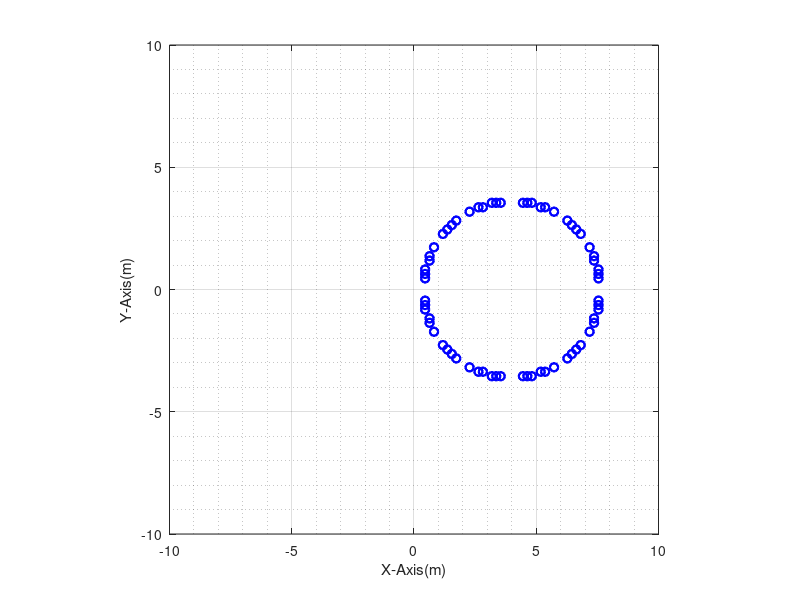

Source code (MATLAB):
L = [2;3;4];

% Workspace Points
WS_points = zeros(0,0);
P = zeros(3,1);
P(3) = 0;
range = linspace(-(L(1) + L(2) + L(3)),L(1) + L(2) + L(3));
[X,Y] = ndgrid(range);

% Position vector of {2} from ground frame
for i = 1:length(X)
  for j = 1:length(Y)
    P(1) = X(i,j);
    P(2) = Y(i,j);
    X2 = [P(1) - L(3)*cos(P(3));P(2) - L(2)*sin(P(3))];
    kappa = (X2(1)^2 + X2(2)^2 - L(1)^2 - L(2)^2)/2*L(1)*L(2);
        if(kappa >= -1 && kappa <= 1)
        % Appending to the workspace
        WS_points = cat(1,WS_points,[P(1) P(2)])
        end
  end
end
P = zeros(3,1);
P(3) = 0;
range = linspace(-(L(1) + L(2) + L(3)),L(1) + L(2) + L(3));
[X,Y] = ndgrid(range);

% Position vector of {2} from ground frame
for i = 1:length(X)
  for j = 1:length(Y)
    P(1) = X(i,j);
    P(2) = Y(i,j);
    X2 = [P(1) - L(3)*cos(P(3));P(2) - L(3)*sin(P(3))];
    kappa = (X2(1)^2 + X2(2)^2 - L(1)^2 - L(2)^2)/2*L(1)*L(2);
        if(kappa >= -1 && kappa <= 1)
        % Appending to the workspace
        WS_points = cat(1,WS_points,[P(1) P(2)]);
        end
  end
end
plot(WS_points(:,1), WS_points(:,2),'bo','LineWidth',1.5)
grid on; grid minor;
ylim([-(L(1) + L(2) + L(3))-1;L(1) + L(2) + L(3)+1 ])
xlim([-(L(1) + L(2) + L(3))-1;L(1) + L(2) + L(3)+1 ])
axis equal
xlabel('X-Axis(m)')
ylabel('Y-Axis(m)')
